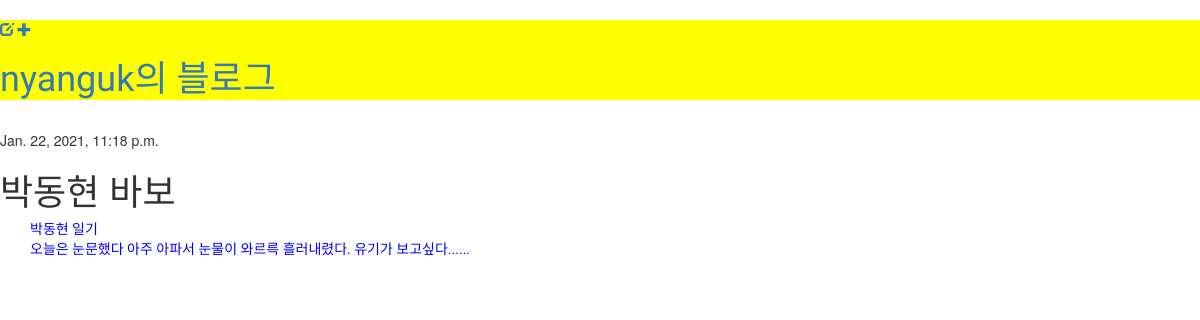
The page /post/8/ on the database its author committed.
### blog/models.py (models this page shows, shortened)
class Post(models.Model):
    author = models.ForeignKey(settings.AUTH_USER_MODEL, on_delete=models.CASCADE)
    title = models.CharField(max_length=200)
    text = models.TextField()
    created_date = models.DateTimeField(
            default=timezone.now)
    published_date = models.DateTimeField(
            blank=True, null=True)

### blog/views.py (the view)
# urls.py: path(r'post/<int:pk>/', views.post_detail, name='post_detail'),
def post_detail(request, pk):
    post = get_object_or_404(Post,pk=pk)
    return render(request, 'blog/post_detail.html',{'post':post})

### blog/templates/blog/post_detail.html
{% extends 'blog/base.html' %}
{% block content %}
    {% if post.published_date %}
        <div class="date">
            {{ post.published_date }}
        </div>
    {% else %}
        <a class="btn btn-default" href="{% url 'post_publish' pk=post.pk %}">Publish</a>
        <a class="btn btn-default" href="{% url 'post_remove' pk=post.pk %}">Delete</a>
    {% endif %}
    <h1>{{ post.title }}</h1>
    <p>{{ post.text|linebreaksbr }}</p>
{% endblock %}

### blog/static/css/blog.css (style rules this page uses)
.post p { color: blue; margin-left: 30px; margin-bottom: -5px; font-family: 'Yeon Sung', cursive; }

### rows shown on the page
Post: published_date "Jan. 22, 2021, 11:18 p.m.", title "박동현 바보", text "박동현 일기 오늘은 눈문했다 아주 아파서 눈물이 와르륵 흘러내렸다. 유기가 보고싶다......"
